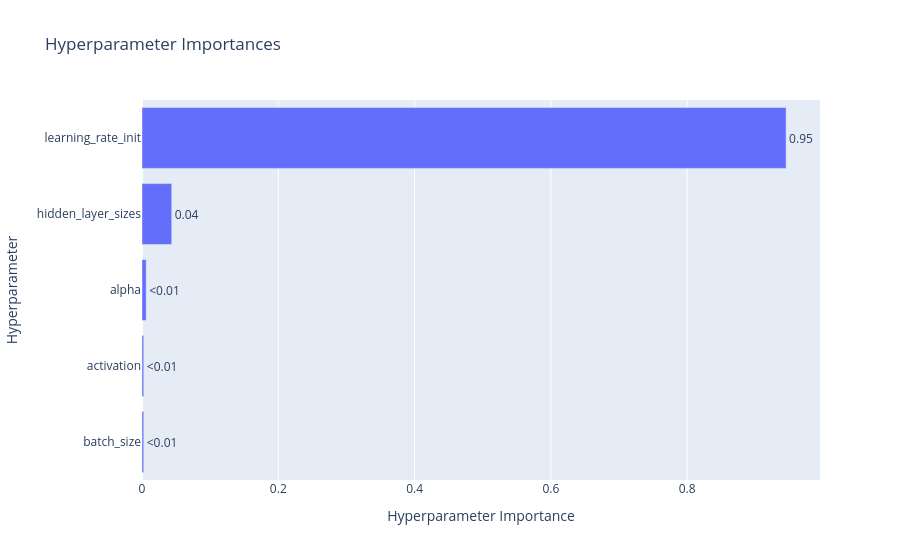
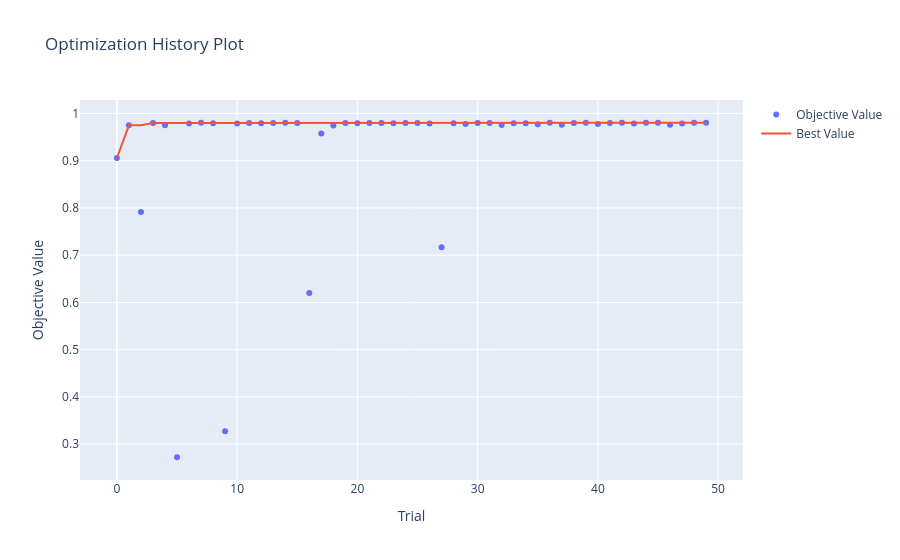

The code cell stored with these charts, in order, in its notebook:
### Code cell
optuna_tf_params = study.best_params
optuna_pipeline = Pipeline([
    ('scaler', StandardScaler()),
    ('mlp', MLPRegressor(
        **optuna_tf_params,
        random_state=81,
        early_stopping=True,
        max_iter=400,
        n_iter_no_change=10,
        validation_fraction=0.1
    ))
])

base_kf = KFold(n_splits=5, shuffle=True, random_state=81)

y_pred_optuna = cross_val_predict(optuna_pipeline, x_skb, y, cv=base_kf, n_jobs=-1)
r2_optuna = r2_score(y, y_pred_optuna)
print(f"R^2 = {round(r2_optuna, 4)}")

optuna_pipeline.fit(x_skb, y)
plot_learning_curves(optuna_pipeline, title="Динамика обучения (Optuna)")
print_mlp_architecture(optuna_pipeline)

fig = optuna.visualization.plot_param_importances(study)
fig.show()

fig2 = optuna.visualization.plot_optimization_history(study)
fig2.show()

### Figure 1 — Plotly figure (JSON) as saved in the notebook; plotly's stock layout.template omitted (floating-point values rounded to 4 significant figures)
{"data": [{"cliponaxis": false, "hovertemplate": ["batch_size (CategoricalDistribution): 0.0025746946608903257<extra></extra>", "activation (CategoricalDistribution): 0.0025888003903975334<extra></extra>", "alpha (FloatDistribution): 0.00613100558355814<extra></extra>", "hidden_layer_sizes (CategoricalDistribution): 0.04358619205062695<extra></extra>", "learning_rate_init (FloatDistribution): 0.9451193073145271<extra></extra>"], "name": "Objective Value", "orientation": "h", "text": ["<0.01", "<0.01", "<0.01", "0.04", "0.95"], "textposition": "outside", "type": "bar", "x": [0.002575, 0.002589, 0.006131, 0.04359, 0.9451], "y": ["batch_size", "activation", "alpha", "hidden_layer_sizes", "learning_rate_init"]}], "layout": {"title": {"text": "Hyperparameter Importances"}, "xaxis": {"title": {"text": "Hyperparameter Importance"}}, "yaxis": {"title": {"text": "Hyperparameter"}}}}

### Figure 2 — Plotly figure (JSON) as saved in the notebook; plotly's stock layout.template omitted (floating-point values rounded to 4 significant figures)
{"data": [{"mode": "markers", "name": "Objective Value", "type": "scatter", "x": [0, 1, 2, 3, 4, 5, 6, 7, 8, 9, 10, 11, 12, 13, 14, 15, 16, 17, 18, 19, 20, 21, 22, 23, 24, 25, 26, 27, 28, 29, 30, 31, 32, 33, 34, 35, 36, 37, 38, 39, 40, 41, 42, 43, 44, 45, 46, 47, 48, 49], "y": [0.9057, 0.9748, 0.7915, 0.9799, 0.9751, 0.2724, 0.9787, 0.9802, 0.9792, 0.3272, 0.9785, 0.9797, 0.9795, 0.9799, 0.9801, 0.9796, 0.6201, 0.9577, 0.9744, 0.9796, 0.9794, 0.9795, 0.9796, 0.9794, 0.9795, 0.9798, 0.9786, 0.7168, 0.9793, 0.9779, 0.9798, 0.9798, 0.9757, 0.9794, 0.9791, 0.9769, 0.9801, 0.9759, 0.98, 0.9801, 0.9778, 0.9799, 0.98, 0.9788, 0.9803, 0.9801, 0.976, 0.9788, 0.98, 0.98]}, {"mode": "lines", "name": "Best Value", "type": "scatter", "x": [0, 1, 2, 3, 4, 5, 6, 7, 8, 9, 10, 11, 12, 13, 14, 15, 16, 17, 18, 19, 20, 21, 22, 23, 24, 25, 26, 27, 28, 29, 30, 31, 32, 33, 34, 35, 36, 37, 38, 39, 40, 41, 42, 43, 44, 45, 46, 47, 48, 49], "y": [0.9057, 0.9748, 0.9748, 0.9799, 0.9799, 0.9799, 0.9799, 0.9802, 0.9802, 0.9802, 0.9802, 0.9802, 0.9802, 0.9802, 0.9802, 0.9802, 0.9802, 0.9802, 0.9802, 0.9802, 0.9802, 0.9802, 0.9802, 0.9802, 0.9802, 0.9802, 0.9802, 0.9802, 0.9802, 0.9802, 0.9802, 0.9802, 0.9802, 0.9802, 0.9802, 0.9802, 0.9802, 0.9802, 0.9802, 0.9802, 0.9802, 0.9802, 0.9802, 0.9802, 0.9803, 0.9803, 0.9803, 0.9803, 0.9803, 0.9803]}, {"marker": {"color": "#cccccc"}, "mode": "markers", "name": "Infeasible Trial", "showlegend": false, "type": "scatter", "x": [], "y": []}], "layout": {"title": {"text": "Optimization History Plot"}, "xaxis": {"title": {"text": "Trial"}}, "yaxis": {"title": {"text": "Objective Value"}}}}
